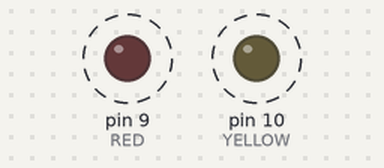
This sketch was run on a simulated Arduino Uno, built with avr-gcc and run on an emulated ATmega328P. Shown: output pins drawn as LEDs (lit = HIGH). Dashed ring = blinking.

Above: at 0.12 s.
Timing chart, 0 to 3.0 s (numbered marks = the images above):
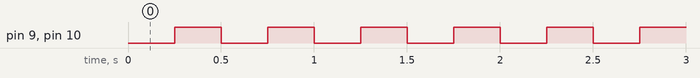

The sketch:

2._Interrupt_LED.ino
```cpp
#include<TimerOne.h>
String LEDStatus="OFF";
int RED=9;
int YELLOW=10;

void setup() {
  pinMode(RED,OUTPUT);
  pinMode(YELLOW,OUTPUT);
  Timer1.initialize(250000);   //Units are n microsecond
  Timer1.attachInterrupt(Blink_yellow);
}

void loop() {
  delay(250);
  digitalWrite(RED,HIGH);
  delay(250);
  digitalWrite(RED,LOW);

}
void Blink_yellow()
{
  if(LEDStatus=="ON")
  {
    digitalWrite(YELLOW,LOW);
    LEDStatus="OFF";
    return;
  }

  if(LEDStatus=="OFF")
  {
    digitalWrite(YELLOW,HIGH);
    LEDStatus="ON";
  }
}
```

Measured:
- by itself, pin 9 (RED), pin 10 (YELLOW): alternates HIGH for 0.25 s and LOW for 0.25 s
